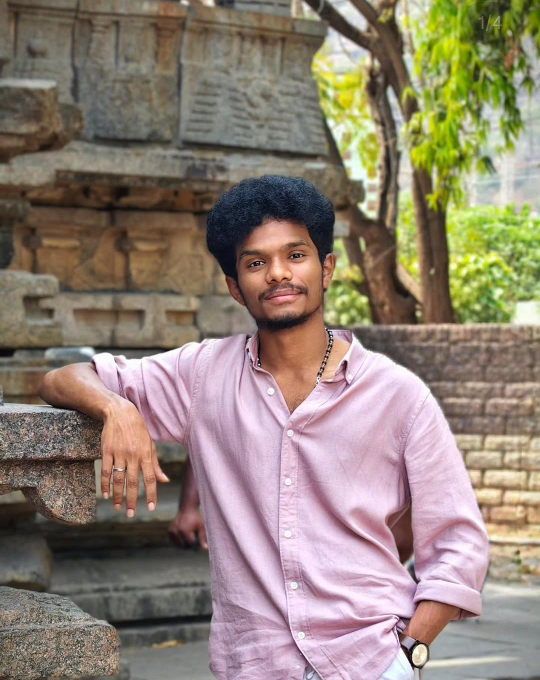
#> input picture testimage.jpeg, 1080 x 1360 px (shown at 1/2 size)
$ jupyter execute --allow-errors AI_Based_Smart_Attendance_System_Using_Face_Recognition.ipynb   (shell and % lines are left out)
#> lines starting #> are read from the running program, lines starting #| are printed output that depends on the picture
**1. Upload dataset**

[cell 1]
from google.colab import files
uploaded = files.upload()
#> the answer given: testimage.jpeg

**2. Extract ZipFile**

[cell 2]
import zipfile

#> (the rest of this cell did not finish here and is left out)

**3. Import Libraries**

**4. Dataset Preprocessing and Model Training**

[cell 3]
import cv2
import os
import numpy as np

data_path = "dataset/Dataset"

faces = []
labels = []
names = []
label_id = 0

face_detector = cv2.CascadeClassifier(
    cv2.data.haarcascades + "haarcascade_frontalface_default.xml"
)

#> (the rest of this cell did not finish here and is left out)

**5. Upload Test Image**

[cell 4]
uploaded = files.upload()
#> the answer given: testimage.jpeg

**6. Face Recognition and Attendance Marking**

[cell 5]
import csv
from datetime import datetime
import matplotlib.pyplot as plt

def mark_attendance(name):
    filename = "my_attendancee.csv"

    if not os.path.exists(filename):
        with open(filename, "w", newline="") as f:
            writer = csv.writer(f)
            writer.writerow(["Name","Date","Time"])

    today = datetime.now().strftime("%d-%m-%Y")
    time_now = datetime.now().strftime("%H:%M:%S")

    with open(filename, "a", newline="") as f:
        writer = csv.writer(f)
        writer.writerow([name, today, time_now])

# Read image
img = cv2.imread(list(uploaded.keys())[0])
#> img is the input picture: shape (1360, 1080, 3); mean B, G, R 117.3, 130.5, 144.3
gray = cv2.cvtColor(img, cv2.COLOR_BGR2GRAY)
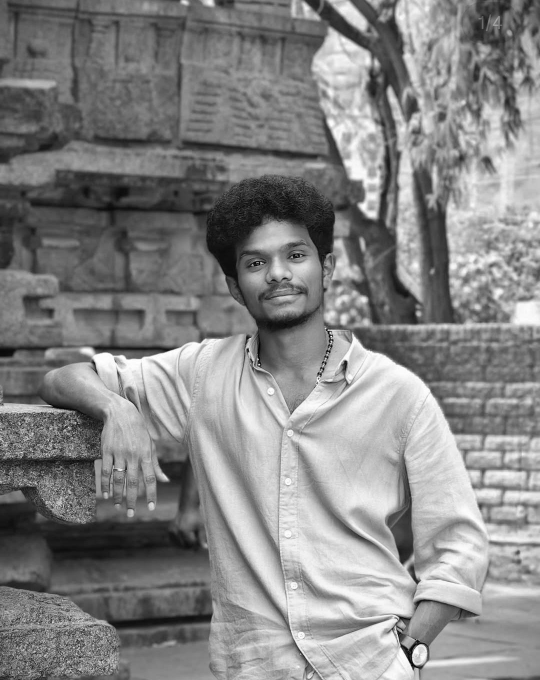
#> gray: shape (1360, 1080) (shown at 1/2 size); min 0, max 255, mean 133.1

faces = face_detector.detectMultiScale(
    gray,
    scaleFactor=1.2,
    minNeighbors=5,
    minSize=(60,60)
)
#> faces = [[457, 440, 199, 199]]

print("Faces detected:", len(faces))
#| Faces detected: 1
#> `(x,y,w,h) = faces[0]`: x = 457; y = 440; w = 199
#> `face = gray[y:y+h, x:x+w]`:
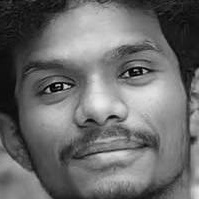
#> face: shape (199, 199); min 2, max 234, mean 107.6

#> (the rest of this cell did not finish here and is left out)
